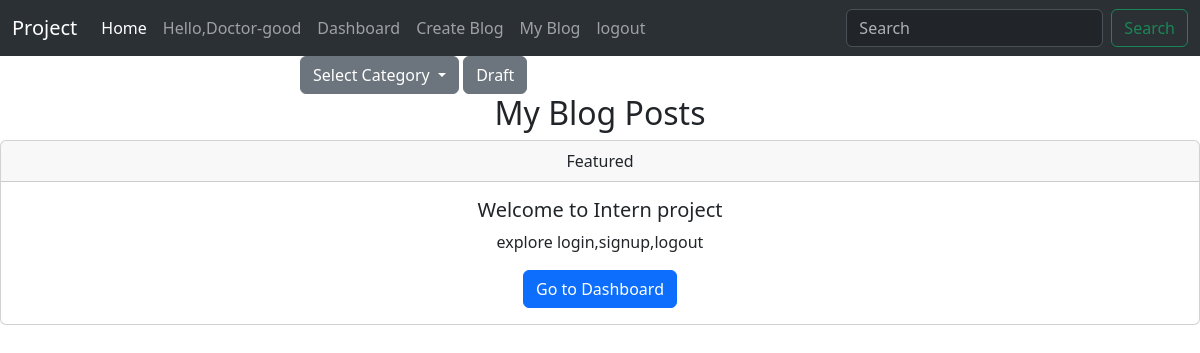
The app's page /draft/ (signed in), older data.
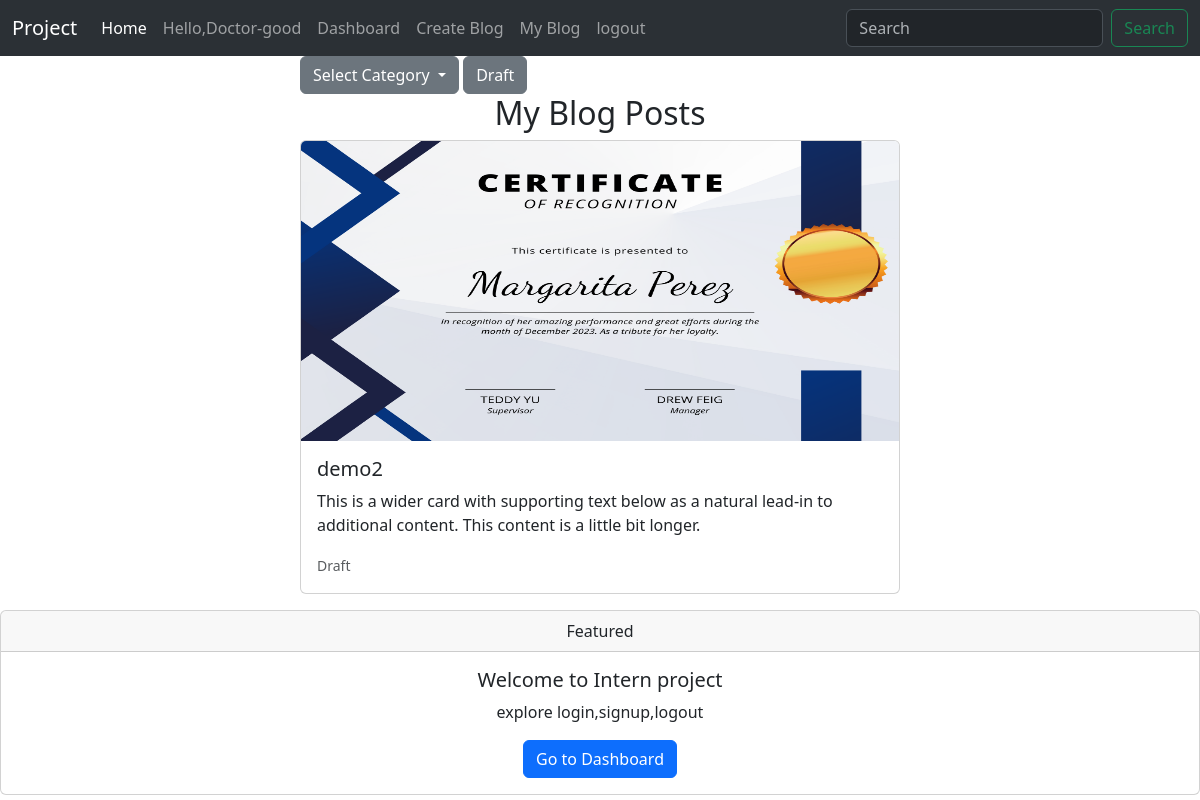
The same page, newer data.
### blog/models.py (models this page shows, shortened)
class BlogPost(models.Model):
    STATUS_CHOICES = (
        ('Draft', 'Draft'),
        ('Published', 'Published'),
    )
    title = models.CharField(max_length=200)
    image = models.ImageField(upload_to='blog_images/', null=True, blank=True)
    category = models.ForeignKey(Category, on_delete=models.CASCADE)
    summary = models.TextField()
    content = models.TextField()
    status = models.CharField(max_length=10, choices=STATUS_CHOICES, default='Draft')
    author = models.ForeignKey(User, on_delete=models.CASCADE)
    created_at = models.DateTimeField(auto_now_add=True)

### blog/views.py (the view)
# urls.py: path('draft/',views.draft,name='draft'),
def draft(request):
    if request.user.user_type != 'Doctor':
        messages.success(request,"you are not doctor")
        return redirect('main')
    blog_posts = BlogPost.objects.filter(author=request.user)
    categories = Category.objects.all()
    return render(request,'blog/draft.html', {'blog_posts': blog_posts,'categories':categories})

### Templates/blog/draft.html (shortened to what this page needs)
{% extends "main.html" %}
{% block content %}
<div class="col-md-6 offset-md-3">
    <span class="dropdown">
        <button class="btn btn-secondary dropdown-toggle" type="button" data-bs-toggle="dropdown" aria-expanded="false">
         Select Category
        </button>
      </span>
      <span class="dropdown">
        <button class="btn btn-secondary" type="button" data-bs-toggle="dropdown" aria-expanded="false">
         Draft
        </button>
      </span>
    <h2 style="text-align: center;">My Blog Posts</h2>
    {% for post in blog_posts %}
    {% if post.status == 'Draft' %}
    <div class="card mb-3">
        <img src="{{ post.image.url }}" class="card-img-top" alt="..." height="300px">
        <div class="card-body">
          <h5 class="card-title">{{ post.title }}</h5>
          <p class="card-text">This is a wider card with supporting text below as a natural lead-in to additional content. This content is a little bit longer.</p>
          <p class="card-text"><small class="text-body-secondary">{{ post.status }}</small></p>
        </div>
      </div>
      {% endif %}
    {% endfor %}
</div>
{% endblock %}

Row changes from the older to the newer data that the page shows:
added BlogPost: image (picture), title "demo2", status "Draft"
